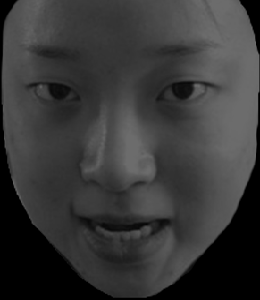
%> input picture 4-作业提交/安滢_差别阈限/A.bmp, 260 x 300 px
$ octave grey.m   (GNU Octave 9; MATLAB toolbox functions it lacks are replaced by stand-ins)
%> lines starting %> are read from the running program, lines starting %| are printed output that depends on the picture
clc;clear;
P = 'D:\YING\实心实验\201511060167安滢\A.BMP';
a = imread(P);
%> a is the input picture: size 300x260 uint8; min 0, max 108, mean 55.6
b=imadjust(a,[0 0.95],[]); %显示后再保存图片，大小发生变化
imwrite(b,'D:\YING\实心实验\201511060167安滢\1.BMP');%输出为ri.jpg
c=imadjust(a,[0 0.9],[]); %显示后再保存图片，大小发生变化
imwrite(c,'D:\YING\实心实验\201511060167安滢\2.BMP');%输出为ri.jpg
d=imadjust(a,[0 0.85],[]); %显示后再保存图片，大小发生变化
imwrite(d,'D:\YING\实心实验\201511060167安滢\3.BMP');%输出为ri.jpg
e=imadjust(a,[0 0.8],[]); %显示后再保存图片，大小发生变化
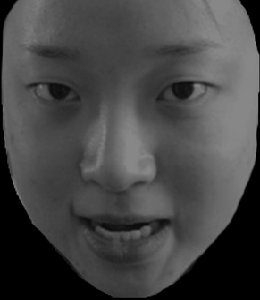
%> e: size 300x260 uint8; min 0, max 135, mean 69.6
imwrite(e,'D:\YING\实心实验\201511060167安滢\4.BMP');%输出为ri.jpg
f=imadjust(a,[0 0.75],[]); %显示后再保存图片，大小发生变化
imwrite(f,'D:\YING\实心实验\201511060167安滢\5.BMP');%输出为ri.jpg
g=imadjust(a,[0 0.7],[]); %显示后再保存图片，大小发生变化
imwrite(g,'D:\YING\实心实验\201511060167安滢\6.BMP');%输出为ri.jpg
h=imadjust(a,[0 0.65],[]); %显示后再保存图片，大小发生变化
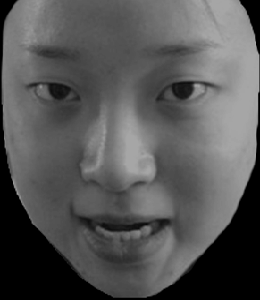
%> h: size 300x260 uint8; min 0, max 166, mean 85.6
imwrite(h,'D:\YING\实心实验\201511060167安滢\7.BMP');%输出为ri.jpg
i=imadjust(a,[0 0.6],[]); %显示后再保存图片，大小发生变化
imwrite(i,'D:\YING\实心实验\201511060167安滢\8.BMP');%输出为ri.jpg
j=imadjust(a,[0 0.65],[]); %显示后再保存图片，大小发生变化
imwrite(j,'D:\YING\实心实验\201511060167安滢\9.BMP');%输出为ri.jpg
k=imadjust(a,[0 0.6],[]); %显示后再保存图片，大小发生变化
imwrite(k,'D:\YING\实心实验\201511060167安滢\10.BMP');%输出为ri.jpg
l=imadjust(a,[0 0.55],[]); %显示后再保存图片，大小发生变化
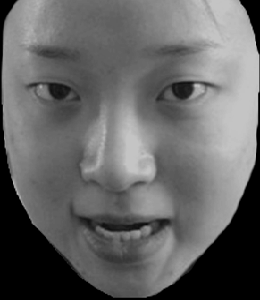
%> l: size 300x260 uint8; min 0, max 196, mean 101.2
imwrite(l,'D:\YING\实心实验\201511060167安滢\11.BMP');%输出为ri.jpg
m=imadjust(a,[0 0.5],[]); %显示后再保存图片，大小发生变化
imwrite(m,'D:\YING\实心实验\201511060167安滢\12.BMP');%输出为ri.jpg
n=imadjust(a,[0.35 0.65],[]); %显示后再保存图片，大小发生变化
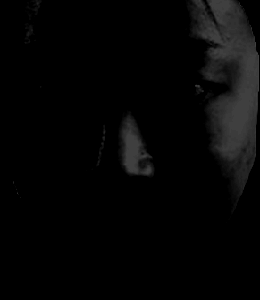
%> n: size 300x260 uint8; min 0, max 63, mean 5.7
imwrite(g,'D:\YING\实心实验\201511060167安滢\13.BMP');%输出为ri.jpg
o=imadjust(a,[0.25 0.65],[]); %显示后再保存图片，大小发生变化
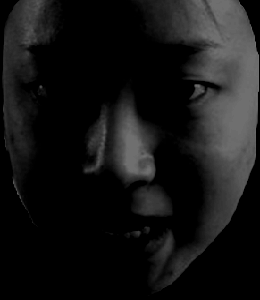
%> o: size 300x260 uint8; min 0, max 111, mean 21.6
imwrite(o,'D:\YING\实心实验\201511060167安滢\14.BMP');%输出为ri.jpg
p=imadjust(a,[0.15 0.65],[]); %显示后再保存图片，大小发生变化
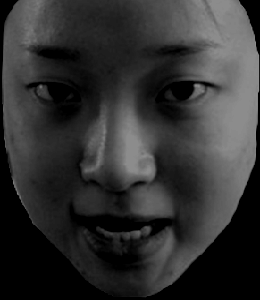
%> p: size 300x260 uint8; min 0, max 140, mean 49.4
imwrite(p,'D:\YING\实心实验\201511060167安滢\15.BMP');%输出为ri.jpg
